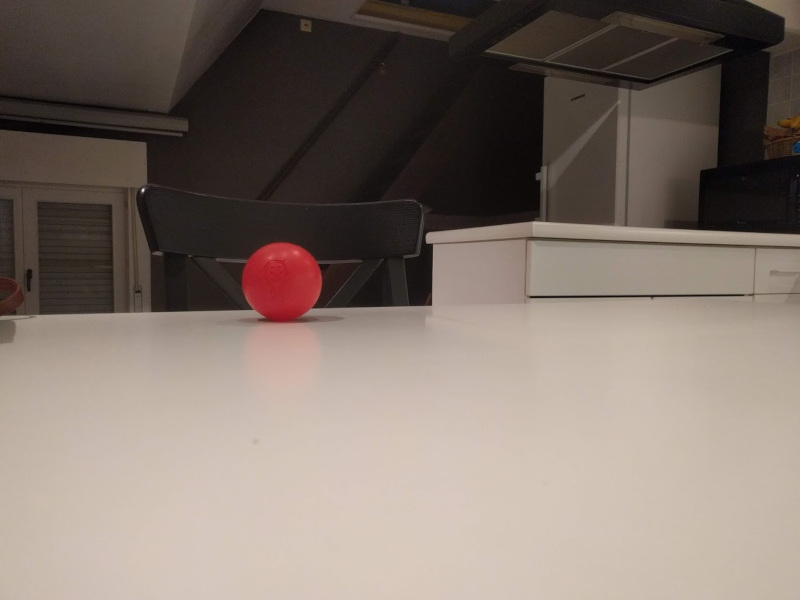
//> input picture catkin_ws/src/poid_object/detect_ball/ball.jpg, 800 x 600 px
$ ./main -img=ball.jpg   (built with g++ and OpenCV 4)
//> lines starting //> are read from the running program, lines starting //| are printed output that depends on the picture; after the words box and inside, x2 and y2 are one past the last pixel; in counts of white or black regions, pixels touching at a corner belong together
#include <iostream>
#include <opencv2/opencv.hpp>
#include <string.h>

using namespace std;
using namespace cv;

int main(int argc, const char** argv) {
    Mat image;
    Mat splitImage[3];
    Mat outputR, outputG, outputB, output;
    vector<vector<Point>> contours;
    int maximum;

    //Helpboodschap configureren
    CommandLineParser parser(argc, argv,
    "{help | |Met dit programma dienen twee parameters meegegeven te worden}"
    "{img | |Het absolute pat van de afbeelding}");

    //Indien gevraagd helpboodschap afdrukken
    if(parser.has("help")) {
        parser.printMessage();
        return -1;
    }

    //Parameters inlezen
    string img(parser.get<string>("img"));

    //Juiste hoeveelheid gegevens ingegeven?
    if(img == "") {
        cerr << "Parameters niet correct opgegeven!"  << endl;
        parser.printMessage();
        return -1;
    }

    //Afbeeldingen inlezen + nakijken of dit gelukt is
    cout << "File " << img << " inlezen..." << endl;
    image = imread(img, CV_LOAD_IMAGE_COLOR);
//> image is the input picture: 600 rows x 800 cols, CV_8UC3; mean B, G, R 108, 116.5, 129.4
    if(!image.data)
    {
        cout <<  "Kon img1 niet openen" << endl ;
        return -1;
    }

    split(image, splitImage);
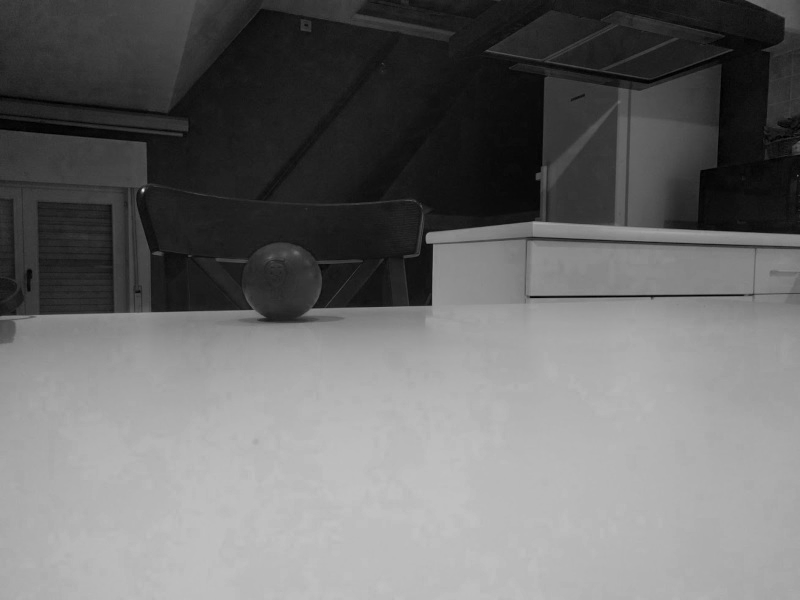
//> splitImage[0]: 600 rows x 800 cols, CV_8UC1; min 0, max 226, mean 108
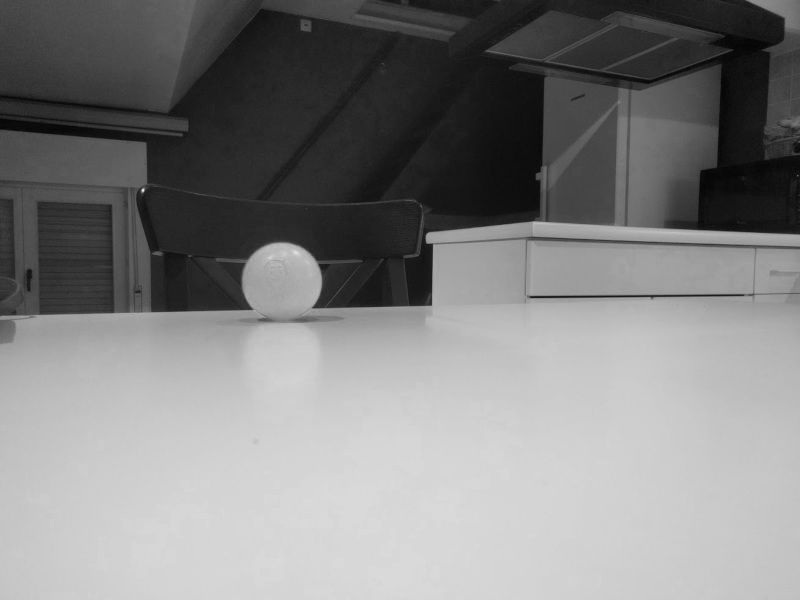
//> splitImage[2]: 600 rows x 800 cols, CV_8UC1; min 3, max 234, mean 129.4

    threshold(splitImage[2], outputR, 150, 255, CV_THRESH_BINARY);
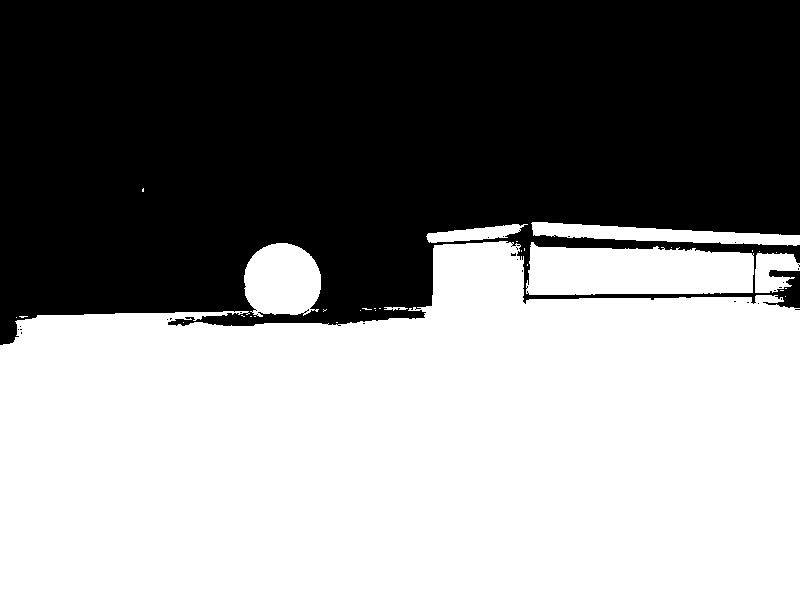
//> outputR: 600 rows x 800 cols, CV_8UC1; 53.6% white; 27 black regions (26 under 20 px), largest, box (x1, y1, x2, y2) and area: (0, 0, 800, 345) 222459

    threshold(splitImage[0], outputB, 100, 255, CV_THRESH_BINARY);
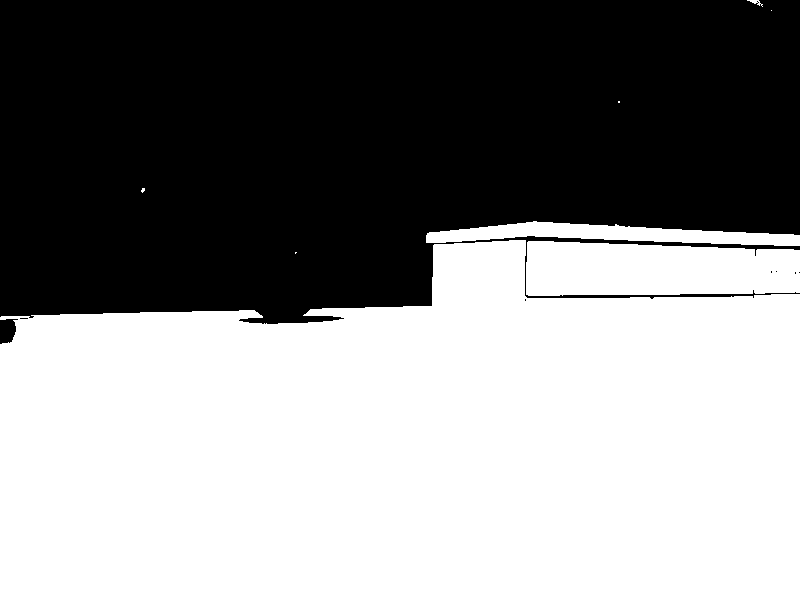
//> outputB: 600 rows x 800 cols, CV_8UC1; 53.9% white; 8 black regions (6 under 20 px), largest, box (x1, y1, x2, y2) and area: (0, 0, 800, 324) 221026, (0, 319, 18, 344) 342

    threshold(splitImage[1], outputG, 100, 255, CV_THRESH_BINARY);
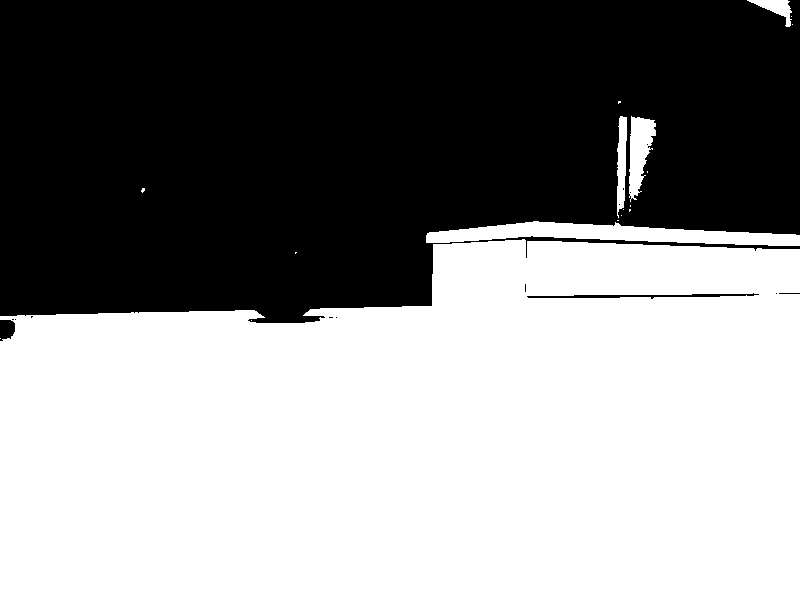
//> outputG: 600 rows x 800 cols, CV_8UC1; 54.5% white; 15 black regions (11 under 20 px), largest, box (x1, y1, x2, y2) and area: (0, 0, 800, 323) 217325, (527, 293, 759, 299) 537, (0, 320, 15, 341) 261, (779, 293, 800, 294) 21

    //G en B inverteren
    bitwise_not(outputB, outputB);
    bitwise_not(outputG, outputG);

    bitwise_and(outputR, outputB, output);
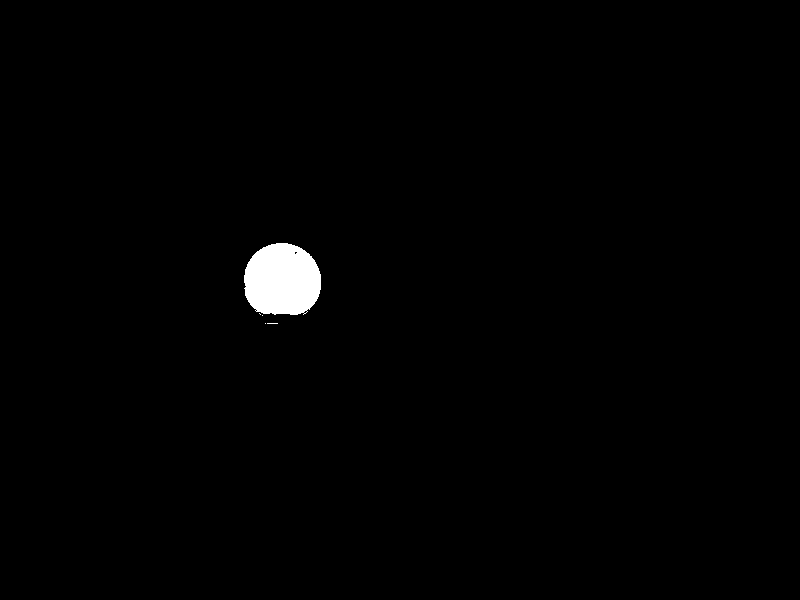
//> output: 600 rows x 800 cols, CV_8UC1; 0.95% white; 5 white regions (4 under 20 px), largest, box (x1, y1, x2, y2) and area: (244, 243, 321, 315) 4537
    bitwise_and(output, outputG, output);
//> output: 600 rows x 800 cols, CV_8UC1; 0.95% white; 3 white regions (2 under 20 px)

    findContours(output, contours, RETR_EXTERNAL, CHAIN_APPROX_SIMPLE);
//> contours = 3 contours, 2 with area under 20; largest, box (x1, y1, x2, y2) and area: (244, 243, 321, 315) 4422
    //Grootste bepalen
    maximum = 0;
    for(uint k=1;k<contours.size();k++) {
        if(contourArea(contours[k]) > contourArea(contours[maximum])) {
            maximum = k;
        }
    }
//> this loop made 2 passes
//> after the loop, maximum = 2

    //De grootste blob tekenen op de afbeelding
    drawContours(image, contours, maximum, Scalar(0,255,0), 3);
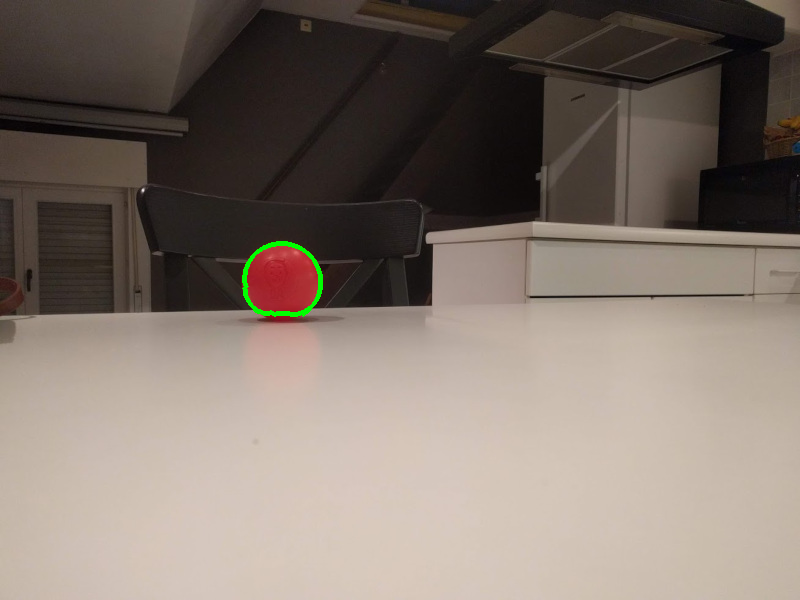
//> image: 600 rows x 800 cols, CV_8UC3; 0.23% of pixels changed, all inside (x1, y1, x2, y2) = (242, 241, 323, 317)

    //Canter van de blob berekenen
    Moments m = moments(contours[maximum],true);
//> m = moments, m00 4421.5, centre m10/m00, m01/m00 = (281.8, 279.8)
    Point p(m.m10/m.m00, m.m01/m.m00);
//> p = Point(281, 279)

    cout << "Center: " << p << " w:" << image.cols << endl;
//| Center: [281, 279] w:800

    float punt = (float)p.y - (float)image.cols/2;
//> punt = -121
    punt = punt/((float)image.cols/2) * 90;
//> punt = -27.23

    cout << "Punt: " << punt << endl;
//| Punt: -27.225

    circle(image, p, 3, Scalar(0, 255, 0), 3);
//> image: 600 rows x 800 cols, CV_8UC3; 96 pixels changed, all inside (x1, y1, x2, y2) = (276, 274, 287, 285)

    float grote = contours[maximum].size();
//> grote = 122

    cout << "Grote van de blob:" << grote << endl;
//| Grote van de blob:122

    if(grote < 20) {
        cout << "Blob is te klein" << endl;
        return 200.0;
    }

    if(grote > 500) {
        cout << "We zijn er!" << endl;
        return 300.0;
    }

    imshow("Output", image);
    waitKey(0);

    return 0;
}
